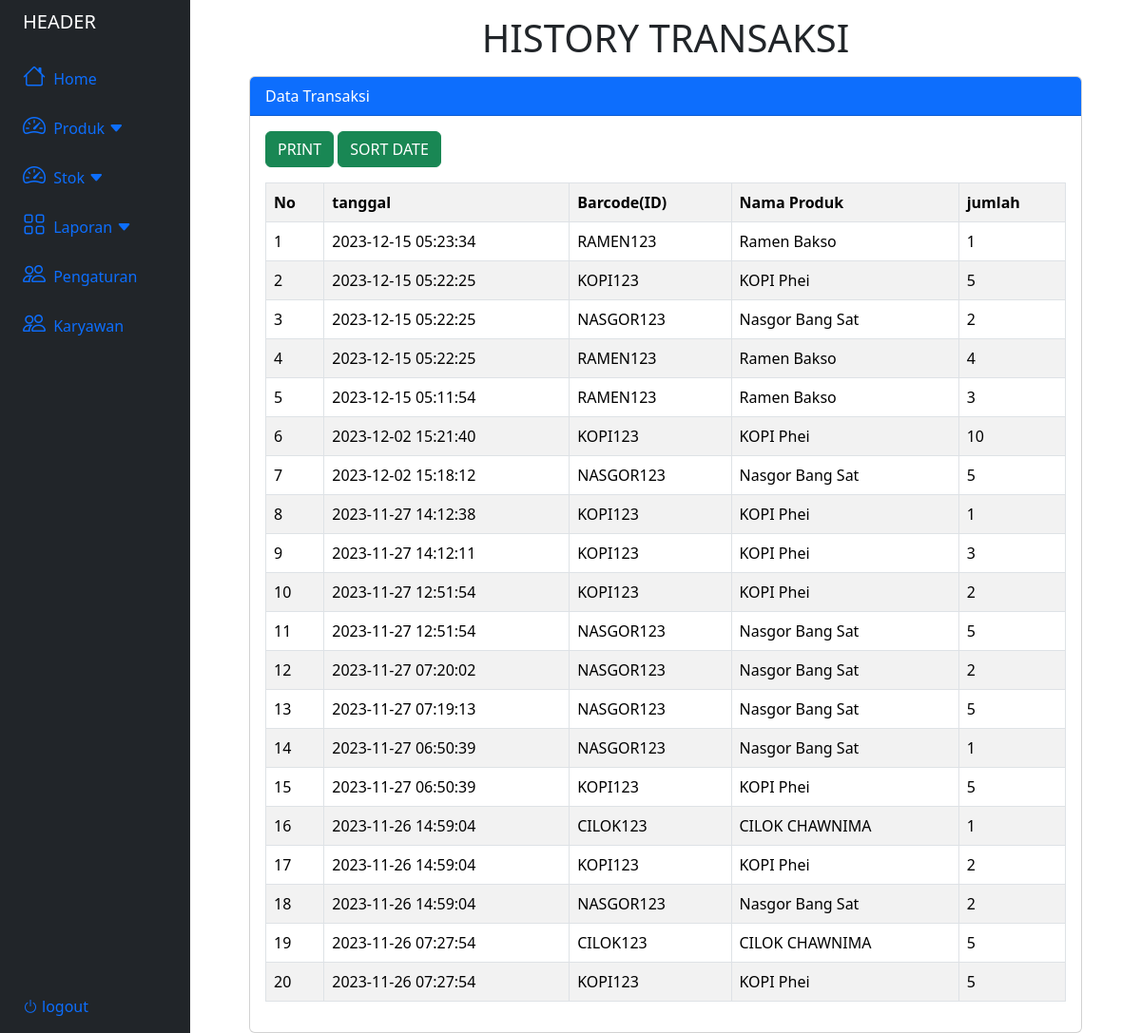
Page /laporan/history_old.php on the committed database.
### tables this page shows
CREATE TABLE `transaksi` (
  `id_transaksi` int(11) NOT NULL,
  `tanggal` timestamp NOT NULL DEFAULT current_timestamp(),
  `id_produk` varchar(50) NOT NULL,
  `jumlah` int(50) NOT NULL,
  `total` int(50) NOT NULL,
  `pembayaran` varchar(50) NOT NULL
);

CREATE TABLE `produk` (
  `id_produk` varchar(50) NOT NULL,
  `nama_produk` varchar(50) NOT NULL,
  `satuan` int(50) NOT NULL,
  `kategori` int(50) NOT NULL,
  `harga` int(50) NOT NULL,
  `stok` int(50) NOT NULL DEFAULT 0
);

### laporan/history_old.php (the view, shortened to what this page needs)
<?php
include("../database.php");
?>
<!DOCTYPE html>
<html lang="en">
<head>
    <link rel="stylesheet" href="https://cdnjs.cloudflare.com/ajax/libs/font-awesome/6.0.0/css/all.min.css">
    <link rel="stylesheet" href="https://cdn.jsdelivr.net/npm/bootstrap-icons@1.11.1/font/bootstrap-icons.css">
    <link href="https://cdn.jsdelivr.net/npm/bootstrap@5.3.2/dist/css/bootstrap.min.css" rel="stylesheet">
    <link rel="stylesheet" href="produkStyle.css">
</head>
<body>
    <div class="container-fluid">
        <div class="row flex-nowrap">
            <?php
            include("../header.php");
            ?>
            <div class="container col-9">
                <h1 class="text-center mt-3">HISTORY TRANSAKSI</h1>
                <div class="card mt-3">
                    <div class="card-header bg-primary text-white">
                        Data Transaksi
                    </div>
                    <div class="card-body">
                        <button type="button" class="btn btn-success mb-3" data-bs-toggle="modal" data-bs-target="#addModal">
                            PRINT
                        </button>
                        <button type="button" class="btn btn-success mb-3" data-bs-toggle="modal" data-bs-target="#dateModal">
                            SORT DATE
                        </button>
                        <table class="table table-bordered table-striped table-hover">
                            <tr>
                                <th>No</th>
                                <th>tanggal</th>
                                <th>Barcode(ID)</th>
                                <th>Nama Produk</th>
                                <th>jumlah</th>
                            </tr>
                            <?php
                            $no = 1;
                            $tampil = mysqli_query($conn, "SELECT * FROM transaksi ORDER BY id_transaksi DESC");
                            while ($data = mysqli_fetch_array($tampil)) :
                                $produk = mysqli_query($conn, "SELECT * FROM produk WHERE id_produk = '$data[id_produk]'");
                                $data_produk = mysqli_fetch_assoc($produk);
                            ?>
                                <tr>
                                    <td><?= $no++ ?></td>
                                    <td><?= $data['tanggal'] ?></td>
                                    <td><?= $data_produk['id_produk'] ?></td>
                                    <td><?= $data_produk['nama_produk'] ?></td>
                                    <td><?= $data['jumlah'] ?></td>
                                </tr>
                            <?php endwhile; ?>
                        </table>
                    </div>
                </div>
            </div>
        </div>
    </div>
</body>
</html>

### rows in the picture
transaksi: tanggal "2023-12-15 05:23:34", id_produk.id_produk "RAMEN123", id_produk.nama_produk "Ramen Bakso", jumlah "1"
transaksi: tanggal "2023-12-15 05:22:25", id_produk.id_produk "KOPI123", id_produk.nama_produk "KOPI Phei", jumlah "5"
transaksi: tanggal "2023-12-15 05:22:25", id_produk.id_produk "NASGOR123", id_produk.nama_produk "Nasgor Bang Sat", jumlah "2"
transaksi: tanggal "2023-12-15 05:22:25", id_produk.id_produk "RAMEN123", id_produk.nama_produk "Ramen Bakso", jumlah "4"
transaksi: tanggal "2023-12-15 05:11:54", id_produk.id_produk "RAMEN123", id_produk.nama_produk "Ramen Bakso", jumlah "3"
transaksi: tanggal "2023-12-02 15:21:40", id_produk.id_produk "KOPI123", id_produk.nama_produk "KOPI Phei", jumlah "10"
transaksi: tanggal "2023-12-02 15:18:12", id_produk.id_produk "NASGOR123", id_produk.nama_produk "Nasgor Bang Sat", jumlah "5"
transaksi: tanggal "2023-11-27 14:12:38", id_produk.id_produk "KOPI123", id_produk.nama_produk "KOPI Phei", jumlah "1"
transaksi: tanggal "2023-11-27 14:12:11", id_produk.id_produk "KOPI123", id_produk.nama_produk "KOPI Phei", jumlah "3"
transaksi: tanggal "2023-11-27 12:51:54", id_produk.id_produk "KOPI123", id_produk.nama_produk "KOPI Phei", jumlah "2"
transaksi: tanggal "2023-11-27 12:51:54", id_produk.id_produk "NASGOR123", id_produk.nama_produk "Nasgor Bang Sat", jumlah "5"
transaksi: tanggal "2023-11-27 07:20:02", id_produk.id_produk "NASGOR123", id_produk.nama_produk "Nasgor Bang Sat", jumlah "2"
transaksi: tanggal "2023-11-27 07:19:13", id_produk.id_produk "NASGOR123", id_produk.nama_produk "Nasgor Bang Sat", jumlah "5"
transaksi: tanggal "2023-11-27 06:50:39", id_produk.id_produk "NASGOR123", id_produk.nama_produk "Nasgor Bang Sat", jumlah "1"
transaksi: tanggal "2023-11-27 06:50:39", id_produk.id_produk "KOPI123", id_produk.nama_produk "KOPI Phei", jumlah "5"
transaksi: tanggal "2023-11-26 14:59:04", id_produk.id_produk "CILOK123", id_produk.nama_produk "CILOK CHAWNIMA", jumlah "1"
transaksi: tanggal "2023-11-26 14:59:04", id_produk.id_produk "KOPI123", id_produk.nama_produk "KOPI Phei", jumlah "2"
transaksi: tanggal "2023-11-26 14:59:04", id_produk.id_produk "NASGOR123", id_produk.nama_produk "Nasgor Bang Sat", jumlah "2"
transaksi: tanggal "2023-11-26 07:27:54", id_produk.id_produk "CILOK123", id_produk.nama_produk "CILOK CHAWNIMA", jumlah "5"
transaksi: tanggal "2023-11-26 07:27:54", id_produk.id_produk "KOPI123", id_produk.nama_produk "KOPI Phei", jumlah "5"
